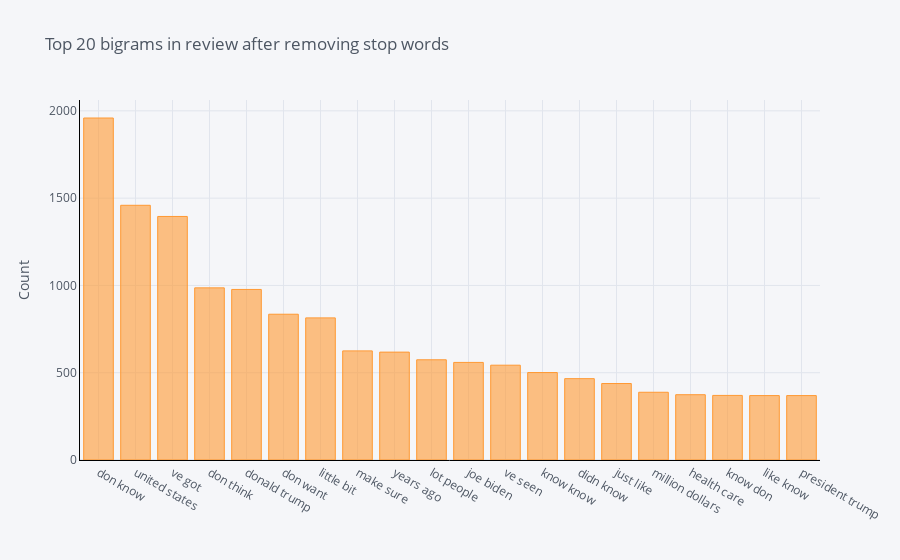

Notebook cell for this chart:
### Markdown cell above
## The distribution of top bigrams after removing stop words

### Code cell
def get_top_n_bigram(corpus, n=None):
    vec = CountVectorizer(ngram_range=(2, 2), stop_words='english').fit(corpus)
    bag_of_words = vec.transform(corpus)
    sum_words = bag_of_words.sum(axis=0) 
    words_freq = [(word, sum_words[0, idx]) for word, idx in vec.vocabulary_.items()]
    words_freq =sorted(words_freq, key = lambda x: x[1], reverse=True)
    return words_freq[:n]
common_words = get_top_n_bigram(df['text'], 20)
df4 = pd.DataFrame(common_words, columns = ['text' , 'count'])
df4
df4.groupby('text').sum()['count'].sort_values(ascending=False).iplot(
    kind='bar', yTitle='Count', linecolor='black', title='Top 20 bigrams in review after removing stop words')

### Figure 1 — Plotly figure (JSON) as saved in the notebook; plotly's stock layout.template omitted (floating-point values rounded to 4 significant figures)
{"data": [{"marker": {"color": "rgba(255, 153, 51, 0.6)", "line": {"color": "rgba(255, 153, 51, 1.0)", "width": 1}}, "name": "count", "orientation": "v", "text": "", "type": "bar", "x": ["don know", "united states", "ve got", "don think", "donald trump", "don want", "little bit", "make sure", "years ago", "lot people", "joe biden", "ve seen", "know know", "didn know", "just like", "million dollars", "health care", "know don", "like know", "president trump"], "y": [1959, 1459, 1395, 986, 977, 835, 814, 625, 618, 574, 559, 543, 501, 466, 438, 388, 374, 370, 369, 369]}], "layout": {"legend": {"bgcolor": "#F5F6F9", "font": {"color": "#4D5663"}}, "paper_bgcolor": "#F5F6F9", "plot_bgcolor": "#F5F6F9", "title": {"font": {"color": "#4D5663"}, "text": "Top 20 bigrams in review after removing stop words"}, "xaxis": {"gridcolor": "#E1E5ED", "linecolor": "black", "showgrid": true, "tickfont": {"color": "#4D5663"}, "title": {"font": {"color": "#4D5663"}, "text": ""}, "zerolinecolor": "#E1E5ED"}, "yaxis": {"gridcolor": "#E1E5ED", "linecolor": "black", "showgrid": true, "tickfont": {"color": "#4D5663"}, "title": {"font": {"color": "#4D5663"}, "text": "Count"}, "zerolinecolor": "#E1E5ED"}}}
